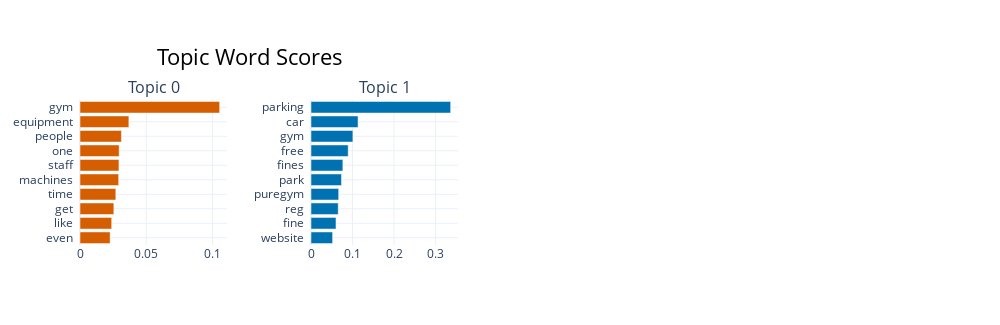

Notebook source saved alongside this figure:
### Code cell
fig = model_t30.visualize_barchart(top_n_topics=2, n_words=10)
fig.update_layout(title={'x': 0.25}) # Move title to the left

fig

### Figure 1 — Plotly figure (JSON) as saved in the notebook; plotly's stock layout.template omitted (floating-point values rounded to 4 significant figures)
{"data": [{"marker": {"color": "#D55E00"}, "orientation": "h", "type": "bar", "x": [0.02275, 0.02392, 0.02554, 0.02704, 0.02919, 0.0294, 0.02956, 0.03128, 0.03689, 0.1054], "xaxis": "x", "y": ["even  ", "like  ", "get  ", "time  ", "machines  ", "staff  ", "one  ", "people  ", "equipment  ", "gym  "], "yaxis": "y"}, {"marker": {"color": "#0072B2"}, "orientation": "h", "type": "bar", "x": [0.05201, 0.06017, 0.06554, 0.06667, 0.07339, 0.07671, 0.08957, 0.1009, 0.1133, 0.3363], "xaxis": "x2", "y": ["website  ", "fine  ", "reg  ", "puregym  ", "park  ", "fines  ", "free  ", "gym  ", "car  ", "parking  "], "yaxis": "y2"}], "layout": {"annotations": [{"font": {"size": 16}, "showarrow": false, "text": "Topic 0", "x": 0.0875, "xanchor": "center", "xref": "paper", "y": 1, "yanchor": "bottom", "yref": "paper"}, {"font": {"size": 16}, "showarrow": false, "text": "Topic 1", "x": 0.3625, "xanchor": "center", "xref": "paper", "y": 1, "yanchor": "bottom", "yref": "paper"}], "height": 325, "hoverlabel": {"bgcolor": "white", "font": {"family": "Rockwell", "size": 16}}, "showlegend": false, "title": {"font": {"color": "Black", "size": 22}, "text": "Topic Word Scores", "x": 0.25, "xanchor": "center", "yanchor": "top"}, "width": 1000, "xaxis": {"anchor": "y", "domain": [0, 0.175], "showgrid": true}, "xaxis2": {"anchor": "y2", "domain": [0.275, 0.45], "showgrid": true}, "xaxis3": {"anchor": "y3", "domain": [0.55, 0.725], "showgrid": true}, "xaxis4": {"anchor": "y4", "domain": [0.825, 1], "showgrid": true}, "yaxis": {"anchor": "x", "domain": [0, 1], "showgrid": true}, "yaxis2": {"anchor": "x2", "domain": [0, 1], "showgrid": true}, "yaxis3": {"anchor": "x3", "domain": [0, 1], "showgrid": true}, "yaxis4": {"anchor": "x4", "domain": [0, 1], "showgrid": true}}}
